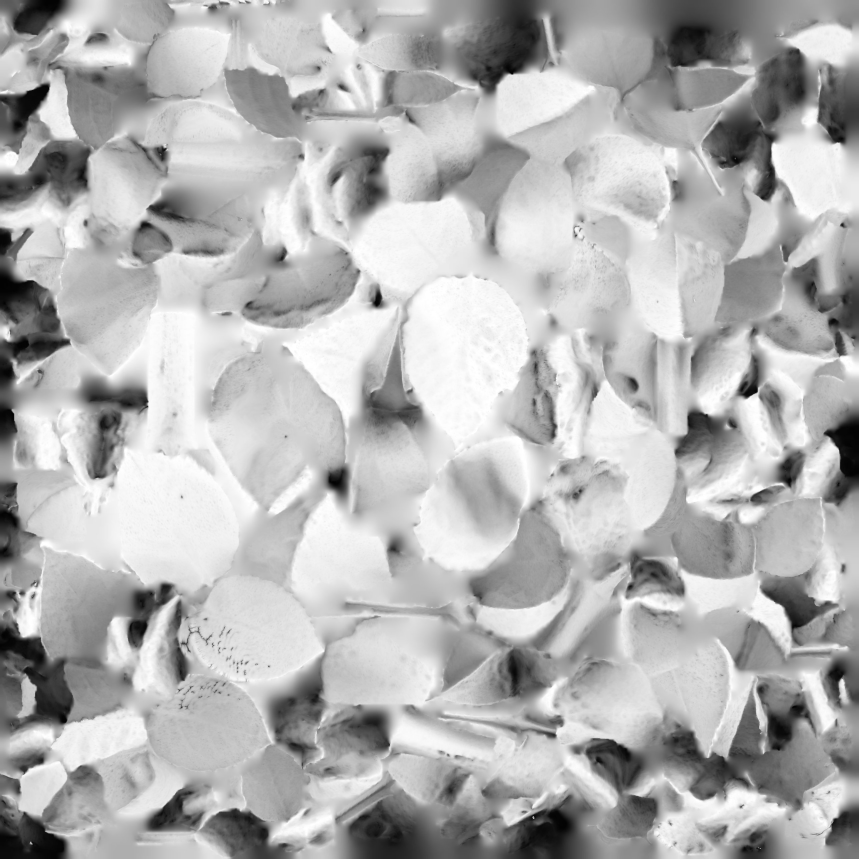
#> input picture data_archive/sources/d4d39c86-image.jpg, 2576 x 2576 px (shown at 1/3 size)
$ python clip_new.py ../data_archive/sources/d4d39c86-image.jpg ../data_archive/sources/a2ae3c42-image.jpg 5 5 ../data_archive/sources/a2ae3c42-image.jpg ../data_archive/sources/a2ae3c42-image.jpg   (older library calls are emulated)
#> lines starting #> are read from the running program, lines starting #| are printed output that depends on the picture; pictures that were not available may be replaced by others from this repository, and a replacement may not be noted
### pipeline/common.py
import cv2, numpy as np, subprocess, os

W, H = (int(x_) for x_ in os.environ.get('DESIGN', '1280x720').split('x'))   # design canvas (720x1280 = 9:16)
FPS = 30
BPM = 100.0
BEAT = 60.0 / BPM


# [8 lines left out: function beat, not called in this run]


class Clip:
    # [17 lines left out: functions __init__, get, not called in this run]


def gradient_lut(stops):
    """stops: list of (pos, (r,g,b)). returns 256x3 BGR float32 LUT 0..1"""
    xs = np.linspace(0, 1, 256)
    lut = np.zeros((256, 3), np.float32)
    ps = [s[0] for s in stops]
    for c in range(3):
        lut[:, 2 - c] = np.interp(xs, ps, [s[1][c] / 255.0 for s in stops])
    return lut


EMBER = gradient_lut([(0.0, (4, 1, 2)), (0.22, (52, 6, 10)), (0.45, (160, 34, 18)),
                      (0.66, (226, 120, 30)), (0.84, (246, 196, 80)), (1.0, (255, 244, 214))])
AMBER = gradient_lut([(0.0, (6, 2, 1)), (0.3, (90, 22, 8)), (0.6, (214, 112, 26)),
                      (0.85, (250, 205, 110)), (1.0, (255, 250, 232))])


def luma(img):
    return (img[..., 0] * 0.114 + img[..., 1] * 0.587 + img[..., 2] * 0.299)


# [24 lines left out: functions grade_map, warm_split, bloom, not called in this run]


def vignette(h=H, w=W, k=0.55):
    y, x = np.mgrid[0:h, 0:w].astype(np.float32)
    x = (x - w / 2) / (w / 2)
    y = (y - h / 2) / (h / 2)
    r = np.sqrt(x * x * 0.8 + y * y)
    return np.clip(1 - k * r ** 2.2, 0, 1)[..., None].astype(np.float32)


_rng = np.random.default_rng(7)


# [5 lines left out: function grain, not called in this run]


def tonemap(img):
    # soft shoulder so highlights roll off instead of clipping (pristine look)
    return 1 - np.exp(-np.clip(img, 0, None) * 1.25) * 1.0 if False else np.clip(img / (1 + np.clip(img - 0.85, 0, None)), 0, 1)


class Writer:
    def __init__(self, path, stills_dir=None, still_frames=()):
        self.path, self.p = path, None                 # ffmpeg starts on the first frame (size taken from it)
        self.stills_dir, self.still_frames, self.i = stills_dir, set(still_frames), 0
        if stills_dir:
            os.makedirs(stills_dir, exist_ok=True)

    # [25 lines left out: functions write, close, not called in this run]


def soft_pulse(t, attack=0.12, release=0.45):
    """Delicate pulse: smooth rise (attack s) and gentle fall (release s) per beat, no hard edges.
    Stand-in for a smoothed audio envelope (RMS / low band) once the real track is in."""
    ph = t % BEAT
    up = np.clip(ph / attack, 0, 1)
    up = up * up * (3 - 2 * up)
    down = np.exp(-max(0.0, ph - attack) / release)
    bar = int(t / BEAT) % 4
    acc = 1.0 if (bar == 0 or os.environ.get('PULSE_NOACC')) else 0.7
    # blend from the tail of the previous beat so there is no step at the beat boundary
    prev_tail = np.exp(-(ph + BEAT - attack) / release)
    return float(max(up * down, prev_tail * (1 - up)) * acc)


# [21 lines left out: function halftone_color, not called in this run]

### pipeline/sheet_loop2.py
"""3D dot sheet, 15 s seamless loop, v2.
Fixes/additions vs loop v1:
 - no seams: each dot is split smoothly between the two nearest focus levels (no snapping)
 - no exposed edge: sheet starts right under the camera and is wider at the sides
 - steadier brightness: pass 1 measures each frame's brightness from the dots themselves,
   pass 2 applies a smoothed, loop-wrapped correction (partial, so the landscape still breathes)
 - subtle twinkle: individual ground-anchored dots glint; periodic per loop (seamless)
 - dust: ~1/3 as many specks, much smaller and fainter
Look, palette, tempo, horizon (1/4), travel and loop logic as loop v1."""
import sys
import opensimplex
from common import *

opensimplex.seed(70)
#> (this line was passed over: opensimplex is not available in this run)


def hexrgb(h):
    return tuple(int(h[i:i + 2], 16) for i in (0, 2, 4))


PAL = gradient_lut([(0.00, hexrgb('5A0620')), (0.14, hexrgb('8A0A34')), (0.30, hexrgb('C2183F')),
                    (0.48, hexrgb('D8542C')), (0.64, hexrgb('E8A322')), (0.80, hexrgb('F6B93A')),
                    (0.92, hexrgb('FFDC96')), (1.00, hexrgb('FFF1D8'))])
HAZE = np.array(hexrgb('E39A3C')[::-1], np.float32) / 255
DEEP = np.array(hexrgb('4A0418')[::-1], np.float32) / 255

FPX = H * 1.05
CAMY = 1.05
ZNEAR, ZFAR = 0.12, 20.0                       # sheet now starts under the camera (no exposed near edge)
DXW, DZW = 0.032, 0.040
S = 0.8
RES = 0.035
HORIZON = 0.25
LOOP = 15.0
SPEED = 0.78

rows = np.arange(ZNEAR, ZFAR, DZW, dtype=np.float32)
pts_x, pts_z, pts_c = [], [], []
for z in rows:
    half = max(z, 0.5) * (W / 2) / FPX * 1.3 + 1.4    # wider margin: camera sway never reveals the sides
    xs = np.arange(-half, half, DXW, dtype=np.float32)
    pts_x.append(xs); pts_z.append(np.full_like(xs, z))
PX = np.concatenate(pts_x); PZ = np.concatenate(pts_z)
COL_ID = np.round(PX / DXW).astype(np.int64)
UA, UB = PX.min() * S - 3, PX.max() * S + 3
VA, VB = PZ.min() * S - 3, PZ.max() * S + 8
uu = np.arange(UA, UB, RES); vv = np.arange(VA, VB, RES)


def lattice(z, sc=1.0):
    return opensimplex.noise3array(uu * sc, vv * sc, np.array([z]))[0].astype(np.float32)


# [21 lines left out: functions sample, field_raw, shape, not called in this run]


# ---- timing (identical to loop v1) ----
N = int(LOOP * FPS)
taus, trav = [0.0], [0.0]
for _i in range(N):
    _p = soft_pulse(_i / FPS)
    taus.append(taus[-1] + (1.0 + 1.6 * _p) / FPS)
    trav.append(trav[-1] + SPEED * (1.0 + 0.30 * _p) / FPS)
TAU_T = taus[N]
D = round(trav[N] / DZW) * DZW
ROWS_PER_LOOP = int(round(D / DZW))
trav = [x * D / trav[N] for x in trav]
TX = 4.0


# [24 lines left out: functions frame_field, hash01, twinkle, not called in this run]


# ---- dust: fewer, finer ----
rng = np.random.default_rng(11)
ND = 110
DX = rng.uniform(-3.5, 3.5, ND).astype(np.float32)
DY = rng.uniform(-0.3, 1.2, ND).astype(np.float32)
DZMIN, DZRANGE = 0.3, 7.5
DZ0 = rng.uniform(0, DZRANGE, ND).astype(np.float32)
DPH = rng.uniform(0, 6.28, ND).astype(np.float32)
DK = rng.integers(1, 3, ND).astype(np.float32)


# [15 lines left out: functions dust_z, splat, not called in this run]


def disc(r):
    k = int(np.ceil(r)) * 2 + 1
    yy, xx = np.mgrid[:k, :k] - k // 2
    rr = np.sqrt(xx * xx + yy * yy)
    d = np.clip(r + 0.5 - rr, 0, 1).astype(np.float32)
    d[rr > r - 0.8] *= 1.25
    return d / d.sum()


LEVELS = [('g', 0.7), ('g', 1.3), ('g', 2.2), ('d', 2.2), ('d', 3.6), ('d', 5.5), ('d', 8.0), ('d', 11.5)]
KER = {L: disc(r) for L, (k, r) in enumerate(LEVELS) if k == 'd'}
RAD = np.array([r if k == 'g' else r * 2 for k, r in LEVELS])
LRAD = np.log(RAD)
vig = vignette(k=0.45)
APER = 10.0
NEAR_GAIN = 9.0
GLOW = 1.0
EXP = 1.7
PITCH = float(np.arctan((0.5 - HORIZON) * H / FPX) + np.arctan(CAMY / 15.5))
CP, SP = np.cos(PITCH), np.sin(PITCH)
ZF = CAMY / np.tan(PITCH + 0.12) * 1.6


# [74 lines left out: functions geometry, brightness_proxy, render, not called in this run]


# [17 lines that do not run on import are left out]

### pipeline/clip_new.py
"""Motion tests for new footage in the locked halftone look (fixed screen grid, light from the footage).
usage: python3 clip_new.py src.mp4 depthdir start n mode out.mp4    mode: leaf | water | fireworks
depthdir holds stabilised 16-bit depth for frames start..start+n-1, named d0000.. (from the clip's own start)."""
import sys, os, glob
import numpy as np, cv2
import common
common.FPS = 25
import depth_sheet as DS
from common import W, H, Writer

src, dd, a, n, mode, out = sys.argv[1], sys.argv[2], int(sys.argv[3]), int(sys.argv[4]), sys.argv[5], sys.argv[6]
cap = cv2.VideoCapture(src)
for _ in range(a):
    cap.grab()
frames = []; SNOWF = []
for _ in range(n):
    ok, fr = cap.read()
    h0, w0 = fr.shape[:2]
    if w0 / h0 > 16 / 9 + 0.01:                                    # centre-crop 2048x1080 -> 16:9
        cw = int(round(h0 * 16 / 9)); x0 = (w0 - cw) // 2; fr = fr[:, x0:x0 + cw]
    if mode == 'snow':                               # snow needs only the full-res luma (memory)
        SNOWF.append(cv2.cvtColor(fr, cv2.COLOR_BGR2GRAY)); frames.append(np.zeros((H, W, 3), np.uint8)) if not frames else frames.append(frames[0])
    else:
        frames.append(cv2.resize(fr, (W, H), interpolation=cv2.INTER_AREA))
#> this loop made 5 passes
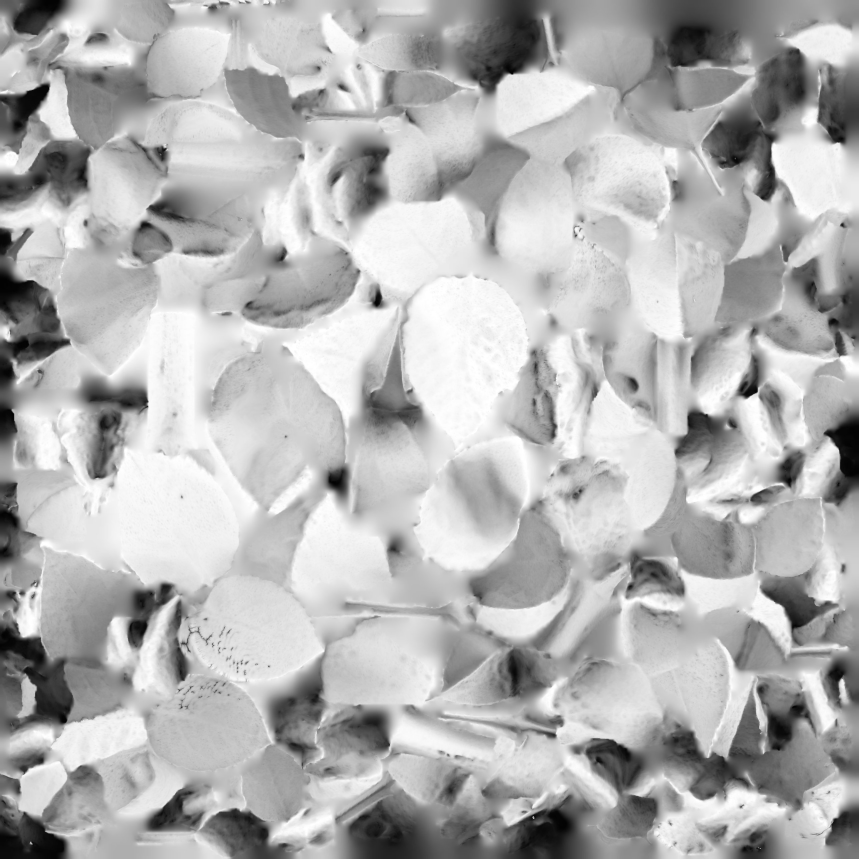
#> input picture data_archive/sources/d4d39c86-image.jpg, 2576 x 2576 px (shown at 1/3 size)
#> fr is the input picture: shape (2576, 2576, 3); min 0, max 255, mean 179.1
#> after the loop, SNOWF = []; frames = 5 items
DOFF = int(os.environ.get('DEPTH_OFFSET', '0'))
def ldep(i):                                       # depth loaded per frame (a full clip in memory OOMs)
#> called with i = 0
    if dd == 'none':
        return np.full((H, W), 0.5, np.float32)
    return cv2.resize(cv2.imread(f'{dd}/d{i + DOFF:04d}.png', -1).astype(np.float32) / 65535, (W, H))
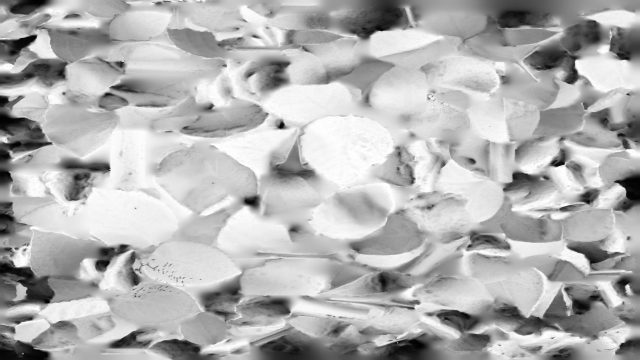
#> returned value: shape (720, 1280, 3) float32 (shown at 1/2 size); min 1.47e-05, max 0.00389, mean 0.00273; drawn with min black and max white
# one range for the whole clip (no pumping)
_smp = [ldep(i) for i in range(0, n, 5)]
dlo = np.median([np.percentile(x, 2) for x in _smp]); dhi = np.median([np.percentile(x, 99.7) for x in _smp]); del _smp
#> after `dlo = np.median([np.percentile(x, 2) for x in _smp])`: dlo = 0.000547
#> after `dhi = np.median([np.percentile(x, 99.7) for x in _smp])`: dhi = 0.00388
gs = [(f.max(2) if mode == 'fireworks' else cv2.cvtColor(f, cv2.COLOR_BGR2GRAY)) for f in frames]   # uint8 (memory)
#> gs = 5 items
LREF = float(os.environ['LREF']) if os.environ.get('LREF') else max(np.percentile(np.stack(gs[::5]), 99.5) / 255, 0.2)
#> LREF = 0.992
wr = Writer(out, None, [])
ST = {}; SK = {}
IDS = None
if os.environ.get('TRANS'):                      # surface transition (water): in from upstream, out downstream
    BT = 60.0 / 146; TL = float(os.environ.get('CLIPLEN', n / 25.0))
    fdx, fdy = (float(x_) for x_ in os.environ.get('FLOW_DIR', '-1,0').split(','))
    if os.environ.get('TRANS_MODE') == 'hands':      # stream in along the shot's motion, disperse in all directions
        isp, idu = (float(x_) for x_ in os.environ.get('TRANS_IN', '2.6,2.4').split(','))
        osp, odu = (float(x_) for x_ in os.environ.get('TRANS_OUT', '2.2,2.6').split(','))
        ocx, ocy = (float(x_) for x_ in os.environ.get('OUT_C', '%f,%f' % (W / 2, H / 2)).split(','))
        DS.TRANS.update(dict(mode='hands', fly_soft=float(os.environ.get('FLY_SOFT', '0.8')), fdir=(fdx, fdy), in_xmin=0.0,
                             in0=0.0, in_spread=isp * BT, in_dur=idu * BT,
                             out0=TL - (osp * BT + float(os.environ.get('OUTK', '1.0')) * odu * BT) - float(os.environ.get('OUTPAD', '0.25')),
                             out_spread=osp * BT, out_dur=odu * BT, ocx=ocx, ocy=ocy))
    elif os.environ.get('SOFT'):
        SK_ = float(os.environ.get('SOFT_K', '1'))       # shorter shots: both transitions scaled                     # ripple-paced: long sweep, gentle flights (16 beats in, 16 out)
        DS.TRANS.update(dict(mode='flow', kind='surface', soft=True, fdir=(fdx, fdy), ripple_wl=320.0, ripple_v=83.0,
                             in0=0.0, in_spread=5.5 * BT * SK_, in_dur=4.5 * BT * SK_,
                             out0=TL - 4.4 * SK_, out_spread=5.5 * BT * SK_, out_dur=4.5 * BT * SK_))
    else:
        DS.TRANS.update(dict(mode='flow', kind='surface', fdir=(fdx, fdy),
                             in0=0.0, in_spread=2.2 * BT, in_dur=1.9 * BT,
                             out0=TL - 2.0, out_spread=2.2 * BT, out_dur=1.9 * BT))
    gx_, gy_ = DS.lattice(); IDS = np.arange(gx_.size, dtype=np.int64)   # fixed grid: stable identities
TRAIL = mode == 'leaf' and os.environ.get('TRAIL')
if TRAIL:
    # trailing sparkles: shed from the leaf with its velocity, slowed by air drag -> they fall behind along its path
    prng = np.random.default_rng(7)
    P_x = np.zeros(0); P_y = np.zeros(0); P_vx = np.zeros(0); P_vy = np.zeros(0); P_age = np.zeros(0)
    P_life = np.zeros(0); P_ph = np.zeros(0); P_fq = np.zeros(0); P_c = np.zeros(0); P_sw = np.zeros(0)
    prev_c = None; vel_s = np.zeros(2)
    SPAWN = int(os.environ.get('TRAIL_N', '34'))
RNG_ = [int(x_) for x_ in os.environ['RANGE'].split(',')] if os.environ.get('RANGE') else None
for i in range(n):
    d = np.clip((ldep(i) - dlo) / (dhi - dlo + 1e-6), 0, 1)
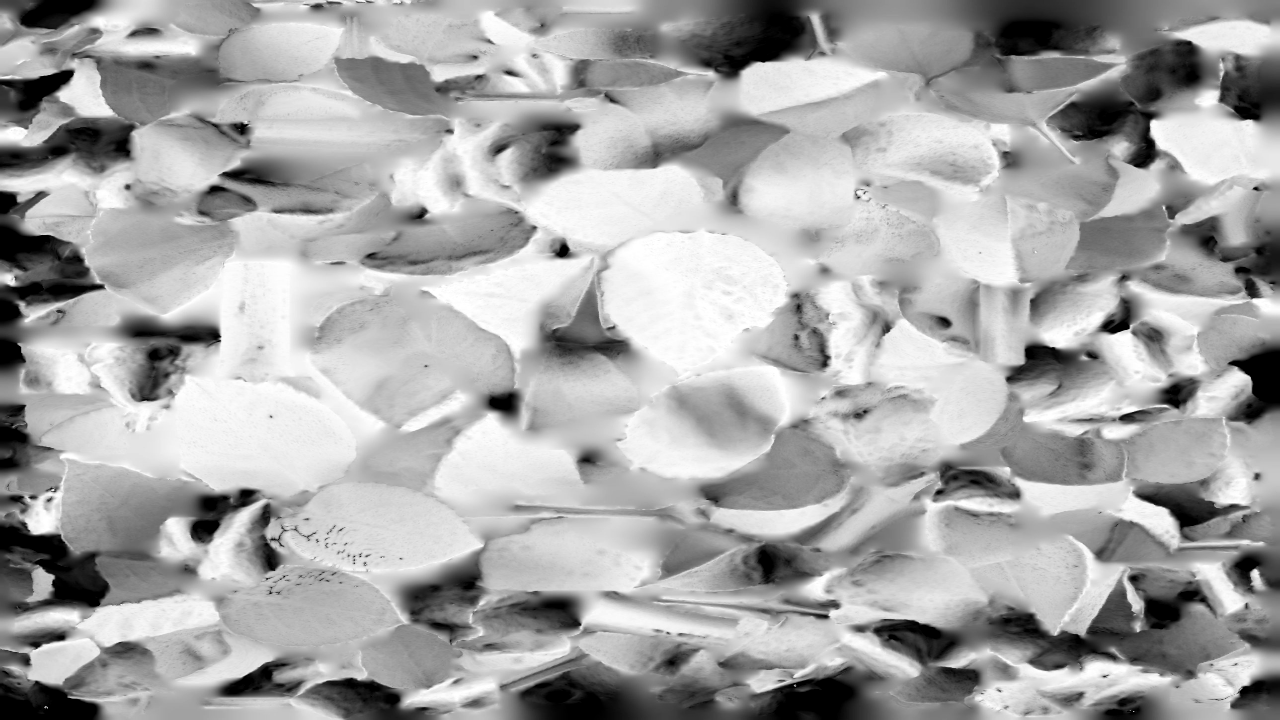
#> d: shape (720, 1280, 3) float32; min 0, max 1, mean 0.658
    g = gs[i].astype(np.float32) / 255; lum = g / LREF
#> (the rest of the program and of its run is left out)
